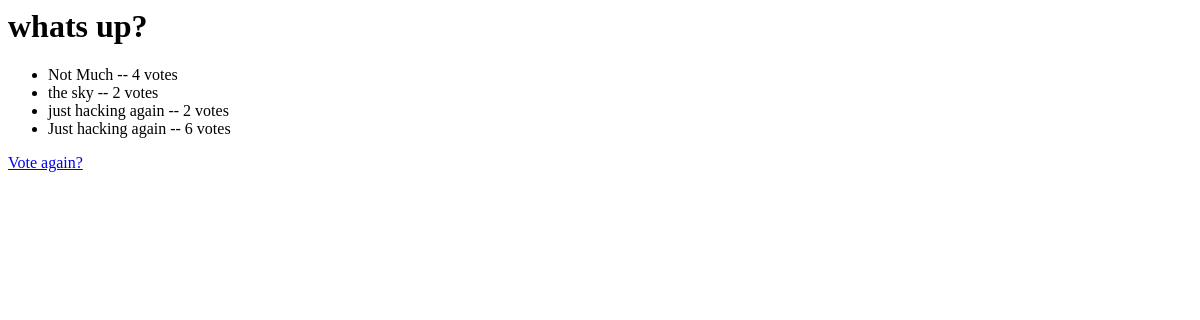
/polls/1/results/, run on an earlier commit of the app's database.
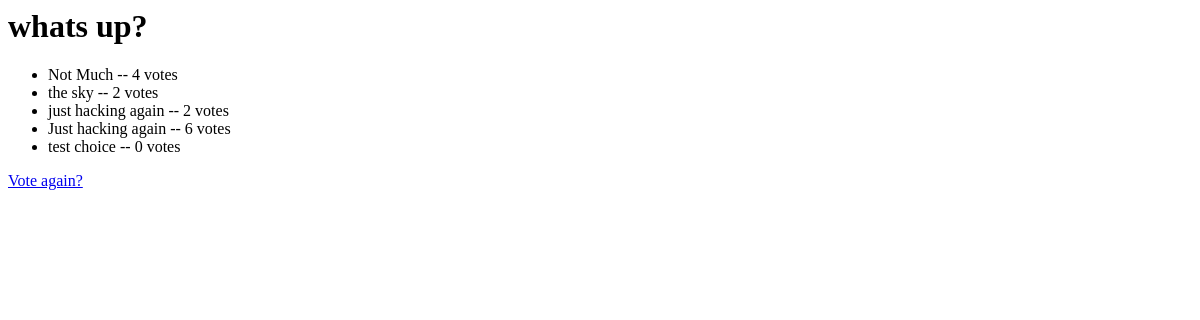
And on a later commit of the database.
### polls/models.py (models this page shows, shortened)
class Choice(models.Model):
    question = models.ForeignKey(Question, on_delete=models.CASCADE) #cascade mean if question deleted then corresponding choices will be deleted
    choice_text = models.CharField(max_length=200)
    votes = models.IntegerField(default=0)

### polls/views.py (the view)
# urls.py: path("<int:pk>/results/",views.ResultsView.as_view(), name="results"),
class ResultsView(generic.DetailView):
    model = Question
    template_name = "polls/results.html"

### polls/templates/polls/results.html
<h1>{{ question.question_text }}</h1>
<ul>
{% for choice in question.choice_set.all %}
    <li>{{ choice.choice_text }} -- {{ choice.votes }} vote{{ choice.votes|pluralize }}</li>
{% endfor %}
</ul>
<a href="{% url 'polls:detail' question.id %}">Vote again?</a>

What changed in the data, as far as the page shows it:
added Choice: choice_text "test choice", votes "0"
